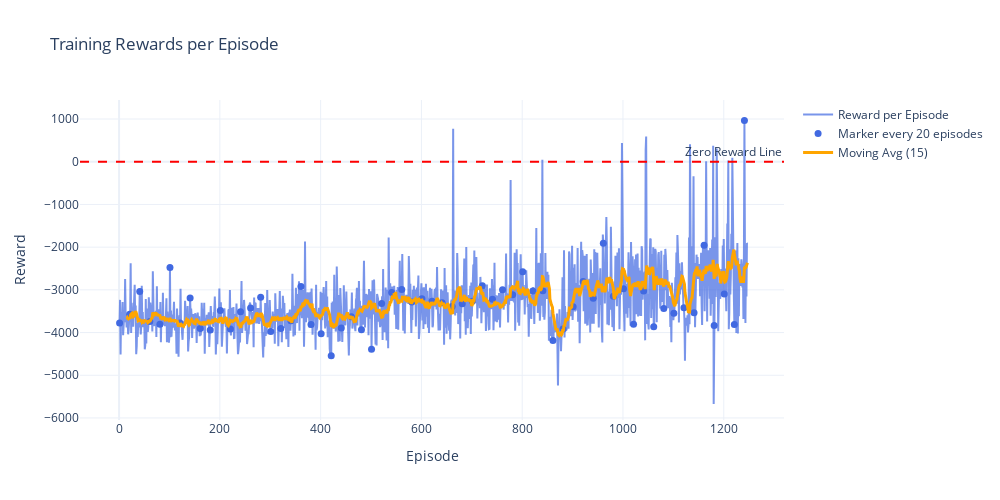

Write notebook code for a chart like this one.
### Code cell
import plotly.graph_objects as go
import numpy as np
import os

logs_path = "/Users/danielemateria/Desktop/q-learning-maze-robot/logs"
log_file_paths = os.listdir(logs_path)
log_file_paths = [os.path.join(logs_path, file) for file in log_file_paths if file.endswith('.log')]
log_file_paths.sort()

def extract_rewards_from_log(log_file_paths):
    rewards = np.array([])
    for log_file_path in log_file_paths:
        with open(log_file_path, 'r') as file:
            for line in file:
                if "|" in line:
                    reward = line.split("|")[1].strip()
                    reward = float(reward.split(":")[-1])
                    rewards = np.append(rewards, reward)
    return rewards

def plot_rewards_plotly(rewards, window=15, marker_every=20):
    episodes = np.arange(1, len(rewards) + 1)
    fig = go.Figure()
    # Linea principale
    fig.add_trace(go.Scatter(
        x=episodes, y=rewards,
        mode='lines',
        name='Reward per Episode',
        line=dict(color='royalblue', width=2),
        opacity=0.7
    ))
    # Marker ogni marker_every episodi
    marker_idx = np.arange(0, len(rewards), marker_every)
    fig.add_trace(go.Scatter(
        x=episodes[marker_idx], y=rewards[marker_idx],
        mode='markers',
        name=f'Marker every {marker_every} episodes',
        marker=dict(color='royalblue', size=7, symbol='circle')
    ))
    # Media mobile
    if len(rewards) >= window:
        moving_avg = np.convolve(rewards, np.ones(window)/window, mode='valid')
        fig.add_trace(go.Scatter(
            x=episodes[window-1:], y=moving_avg,
            mode='lines',
            name=f'Moving Avg ({window})',
            line=dict(color='orange', width=3)
        ))
    fig.update_layout(
        title='Training Rewards per Episode',
        xaxis_title='Episode',
        yaxis_title='Reward',
        template='plotly_white',
        legend=dict(font=dict(size=12)),
        width=1000, height=500
    )
    fig.add_hline(y=0, line_dash="dash", line_color="red", annotation_text="Zero Reward Line")
    fig.show()

rewards = extract_rewards_from_log(log_file_paths)
print("Total episodes: ", len(rewards))
print("Last episode reward: ", rewards[-1])
plot_rewards_plotly(rewards)

### Figure 1 — Plotly figure (JSON) as saved in the notebook; plotly's stock layout.template omitted (floating-point values rounded to 4 significant figures; data arrays with more than 128 entries replaced by an {"elided": "..."} marker saying what was removed)
{"data": [{"line": {"color": "royalblue", "width": 2}, "mode": "lines", "name": "Reward per Episode", "opacity": 0.7, "type": "scatter", "x": {"elided": "1247 int values"}, "y": {"elided": "1247 float values"}}, {"marker": {"color": "royalblue", "size": 7, "symbol": "circle"}, "mode": "markers", "name": "Marker every 20 episodes", "type": "scatter", "x": [1, 21, 41, 61, 81, 101, 121, 141, 161, 181, 201, 221, 241, 261, 281, 301, 321, 341, 361, 381, 401, 421, 441, 461, 481, 501, 521, 541, 561, 581, 601, 621, 641, 661, 681, 701, 721, 741, 761, 781, 801, 821, 841, 861, 881, 901, 921, 941, 961, 981, 1001, 1021, 1041, 1061, 1081, 1101, 1121, 1141, 1161, 1181, 1201, 1221, 1241], "y": [-3775, -3574, -3040, -3742, -3805, -2479, -3775, -3190, -3907, -3943, -3481, -3917, -3514, -3427, -3176, -3973, -3904, -3721, -2924, -3814, -4027, -4542, -3892, -3628, -3937, -4392, -3317, -3062, -2993, -3284, -3209, -3269, -3301, -3392, -3326, -3268, -2906, -3218, -2996, -3113, -2578, -3026, -3020, -4186, -3919, -3397, -2805, -3194, -1906, -3147, -2972, -3808, -3029, -3862, -3434, -3547, -3418, -3535, -1957, -3835, -3098, -3811, 968.5]}, {"line": {"color": "orange", "width": 3}, "mode": "lines", "name": "Moving Avg (15)", "type": "scatter", "x": {"elided": "1233 int values"}, "y": {"elided": "1233 float values"}}], "layout": {"annotations": [{"showarrow": false, "text": "Zero Reward Line", "x": 1, "xanchor": "right", "xref": "x domain", "y": 0, "yanchor": "bottom", "yref": "y"}], "height": 500, "legend": {"font": {"size": 12}}, "shapes": [{"line": {"color": "red", "dash": "dash"}, "type": "line", "x0": 0, "x1": 1, "xref": "x domain", "y0": 0, "y1": 0, "yref": "y"}], "title": {"text": "Training Rewards per Episode"}, "width": 1000, "xaxis": {"title": {"text": "Episode"}}, "yaxis": {"title": {"text": "Reward"}}}}
